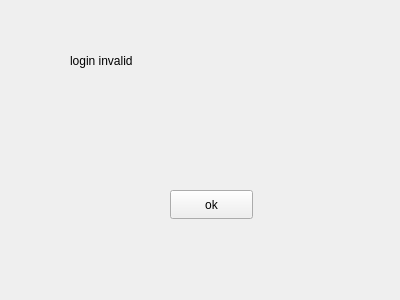
<?xml version="1.0" encoding="UTF-8"?>
<ui version="4.0">
 <class>LoginInvalid</class>
 <widget class="QWidget" name="LoginInvalid">
  <property name="geometry">
   <rect>
    <x>0</x>
    <y>0</y>
    <width>400</width>
    <height>300</height>
   </rect>
  </property>
  <property name="windowTitle">
   <string>Form</string>
  </property>
  <widget class="QLabel" name="statuslabel">
   <property name="geometry">
    <rect>
     <x>70</x>
     <y>40</y>
     <width>161</width>
     <height>41</height>
    </rect>
   </property>
   <property name="text">
    <string>login invalid</string>
   </property>
  </widget>
  <widget class="QPushButton" name="okButton">
   <property name="geometry">
    <rect>
     <x>170</x>
     <y>190</y>
     <width>83</width>
     <height>29</height>
    </rect>
   </property>
   <property name="text">
    <string>ok</string>
   </property>
  </widget>
 </widget>
 <resources/>
 <connections/>
</ui>
